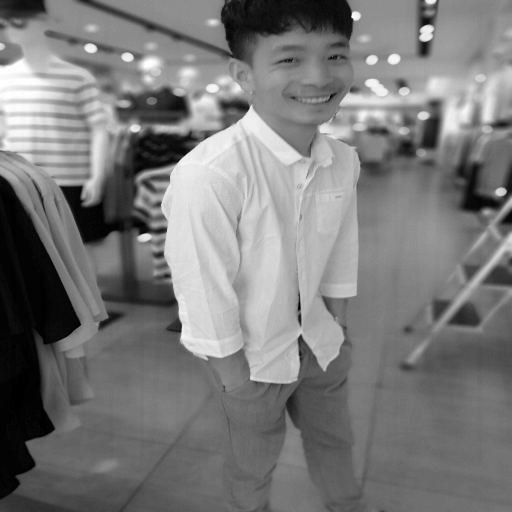
#> input picture Digital_Img_Process/E23201105-DIP1/DIP1_embed.png, 512 x 512 px, given in place of xhao.png, which was not available
$ python DIP1.py
#> lines starting #> are read from the running program, lines starting #| are printed output that depends on the picture; after the words box and inside, x2 and y2 are one past the last pixel; in counts of white or black regions, pixels touching at a corner belong together; pictures that were not available may be replaced by others from this repository, and a replacement may not be noted
# coding=utf-8
'''
@Time     : 2023/12/03 19:38:00
@Author   : XHao
@Email    : 2510383889@qq.com
'''
# here put the import lib

import cv2
import numpy as np

"""
cv2.imread()第二个参数说明:
   cv2.IMREAD_UNCHANGED = -1, //返回原通道原深度图像
   cv2.IMREAD_GRAYSCALE = 0, //返回单通道（灰度），8位图像
   cv2.IMREAD_COLOR = 1, //返回三通道，8位图像，为默认参数
   cv2.IMREAD_ANYDEPTH = 2, //返回单通道图像。如果原图像深度为16/32 位，则返回原深度，否则转换为8位
   cv2.IMREAD_ANYCOLOR = 4, //返回原通道，8位图像。

"""

# 定义一个装饰器，省的每次都写释放cv句柄的函数


def _releaseCV(waitKey=0):
    """
    waitKey: 0表示按下任意键就结束cv2.waitKey函数
    """
    def param_waraper(func):
        def wraper(*args, **kwargs):
            # print("start!!---")
            result = func(*args, **kwargs)
            cv2.waitKey(waitKey)
            cv2.destroyAllWindows()
            # print("end!!---")
            return result
        return wraper
    return param_waraper


@_releaseCV(waitKey=0)
def embed(target_img_path, add_imgs_path, result_path):
    """
    target_img_path: 容纳图（即母图）地址，
    target_img_path: 信息图（即嵌入的图）地址，
    result_path: 结果保存地址
    """
    # 检查嵌入图片的地址为列表形式
    if not isinstance(add_imgs_path, list):
        raise TypeError("add_imgs must be list like [path1, ]")

    # 按单通道（灰度），8位图像（0~255）读入
    # 之后缩放图片尺寸为（w，h），默认以线性插值方式
    # 把 add_img 归一化
    self_img_data = cv2.resize(cv2.imread(str(target_img_path), 0), (512, 512))
#> self_img_data is the input picture: shape (512, 512); min 0, max 255, mean 122
    cv2.imwrite(str(target_img_path.parent / "512_512_8b.png"), self_img_data)
    h, w = self_img_data.shape
#> h = 512; w = 512
    add_imgs_data = [cv2.resize(cv2.imread(str(_img), 0), (w, h))
                     for _img in add_imgs_path]
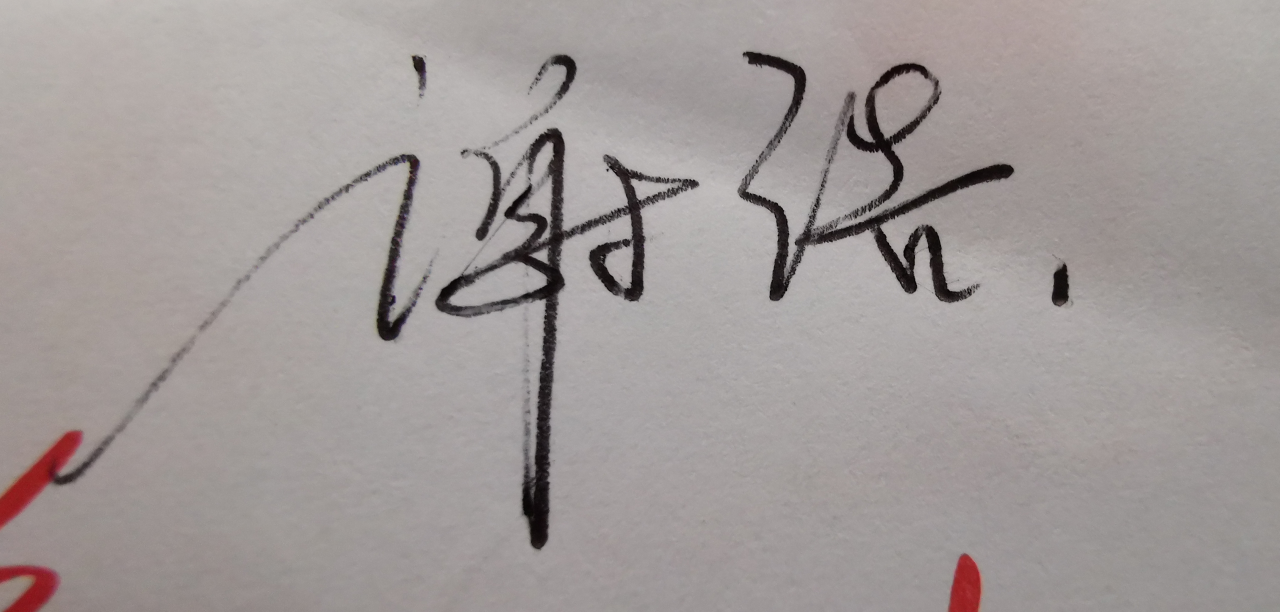
#> input picture Digital_Img_Process/E23201105-DIP1/signature.png, 5120 x 2448 px, found by its file name (shown at 1/4 size)
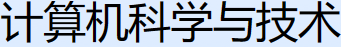
#> input picture Digital_Img_Process/E23201105-DIP1/subject.png, 341 x 47 px, found by its file name
#> add_imgs_data = 2 items

    # 把add_img图像转为二值图
    add_imgs_data = [cv2.threshold(_img_data, 127, 1, cv2.THRESH_BINARY)[1].astype(np.uint8)
                     for _img_data in add_imgs_data]

    # 高6位不变, 低2位置为0(11111100==252,与252按位与就可以实现了)等待后面被嵌入
    img_252 = np.ones((w, h), dtype=np.uint8) * 252
    imgH7 = cv2.bitwise_and(img_252, self_img_data)
#> img_252: shape (512, 512); every value is 252

    # 签名嵌入第0位面
    embedded_img = cv2.bitwise_or(imgH7, add_imgs_data[0])

    # 专业嵌入第1位面(专业的二值图要与原图第1位对齐，故专业要左移1位)
    for row in range(h):
        for col in range(w):
            if add_imgs_data[1][row, col] == 1:
                add_imgs_data[1][row, col] = add_imgs_data[1][row, col] << 1
    embedded_img = cv2.bitwise_or(embedded_img, add_imgs_data[1])

    # 保存图像
    cv2.imwrite(str(result_path), embedded_img)

    # 显示图像
    cv2.imshow("self_img_data", self_img_data)
    cv2.imshow("embedded_img", embedded_img)


@_releaseCV(waitKey=0)
def disEmbed(embedded_img_path, bit_pos: [int] = [-1], save_dir=None):
    """
    embedded_img_path: 带有嵌入信息的图片地址
    bit_pos: 解码的位面，默认-1表示全解码
    save_dir: 保存解码结果的目录名称，默认不保存
    """
    img_result = cv2.imread(str(embedded_img_path))
    h, w, c = img_result.shape
#> h = 512; w = 512; c = 3

    # x用于将二进制数转换为十进制
    x = np.zeros((h, w, c, 8), dtype=np.uint8)
    for i in range(8):
        x[:, :, :, i] = 2**i
    r = np.zeros((h, w, c, 8), dtype=np.uint8)
    cv2.imshow("wait to be disembedded", img_result)

    bit_pos = range(8) if bit_pos == -1 else bit_pos
    for i in bit_pos:
        assert i >= 0
        r[:, :, :, i] = cv2.bitwise_and(img_result, x[:, :, :, i])
        mask = r[:, :, :, i] > 0
        r[mask] = 255
        if save_dir:
            save_dir.mkdir(parents=True, exist_ok=True)
            cv2.imwrite(str(save_dir / f"{i}.png"), r[:, :, :, i])
        cv2.imshow(f"{i}", r[:, :, :, i])
#> this loop made 2 passes
#> pass 1, in disEmbed, `cv2.imwrite(str(save_dir / f"{i}.png"), r[:, :, :, i])`:
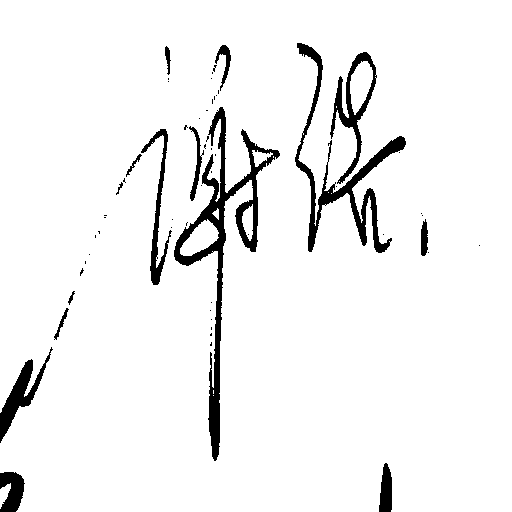
#> saved as 0.png: shape (512, 512, 3); 94.5% white; 58 black regions (43 under 20 px), largest, box (x1, y1, x2, y2) and area: (174, 107, 280, 461) 5093, (295, 43, 406, 253) 3272, (330, 52, 377, 184) 1421
#> pass 2, in disEmbed, `cv2.imwrite(str(save_dir / f"{i}.png"), r[:, :, :, i])`:
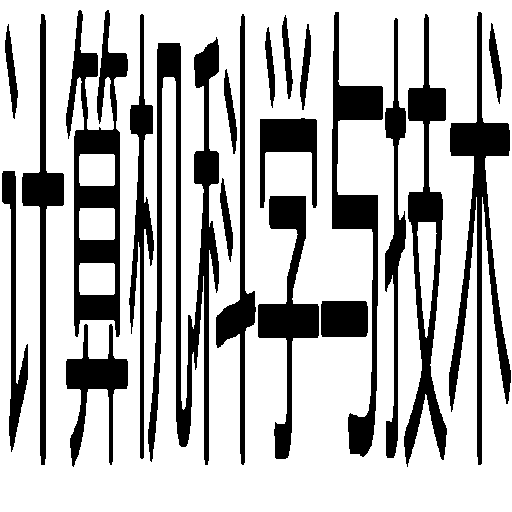
#> saved as 1.png: shape (512, 512, 3); 73.7% white; 21 black regions, largest, box (x1, y1, x2, y2) and area: (148, 37, 219, 465) 9954, (66, 10, 128, 337) 8204, (449, 12, 511, 465) 7074


if __name__ == "__main__":
    from pathlib import Path

    # 使用最新的面向对象路径函数Path，便于路径变换
    # 当前文件目录
    root_customer = Path(__file__).resolve().parent
    # 源图片目录
    root_img = root_customer / "assets"
    # 图片路径
    self_img_path = root_img / 'xhao.png'
    add_img_path = [
        root_img / 'signature.png',
        root_img / 'subject.png',
    ]
    result_path = root_customer / 'DIP1_embed.png'

    # 编码
    embed(self_img_path, add_img_path, result_path)

    # 解 码
    save_dir = root_customer / 'DIP1_disEmbed'
    disEmbed(result_path, bit_pos=[0, 1], save_dir=save_dir)
